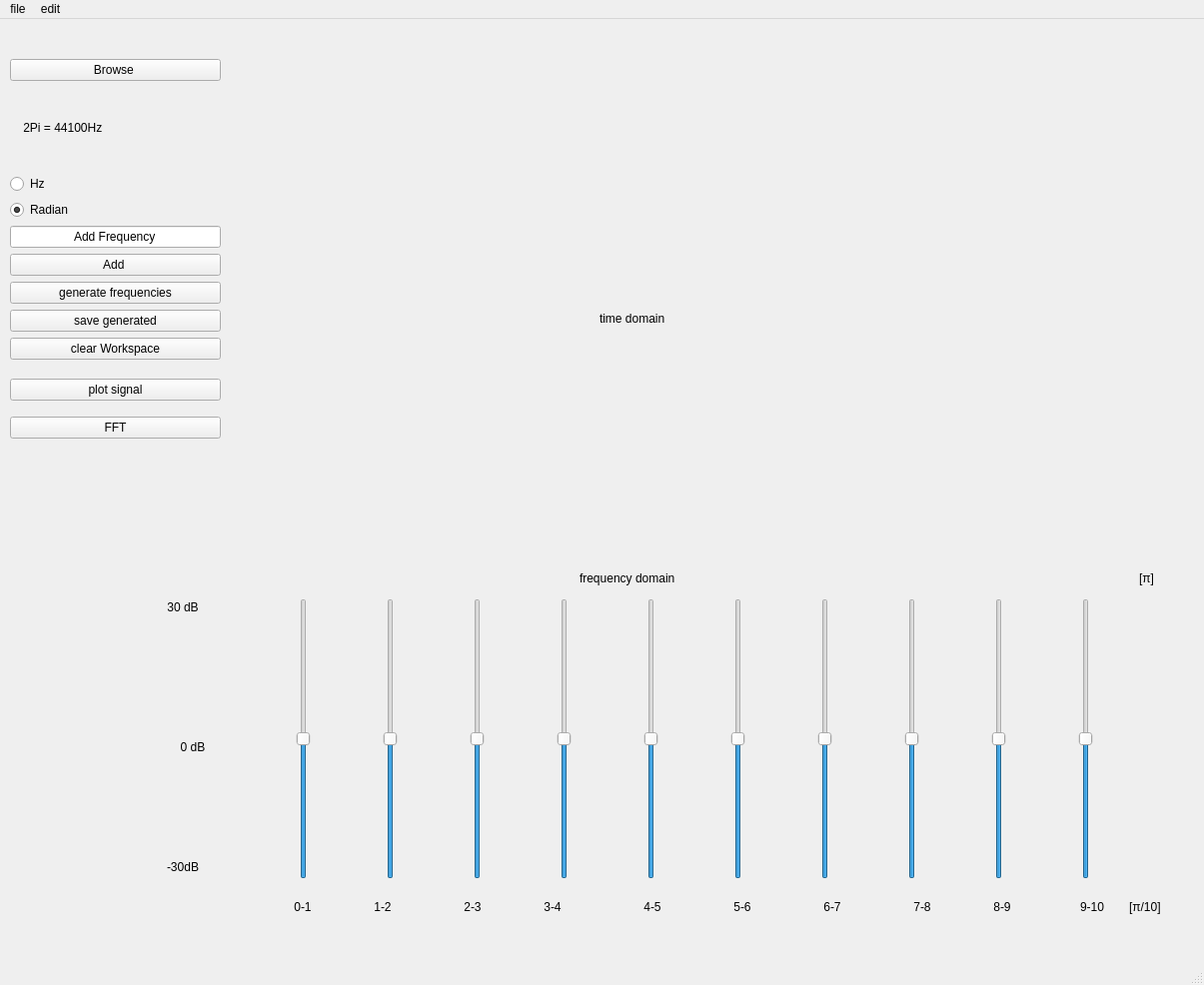
<?xml version="1.0" encoding="UTF-8"?>
<ui version="4.0">
 <class>MainWindow</class>
 <widget class="QMainWindow" name="MainWindow">
  <property name="geometry">
   <rect>
    <x>0</x>
    <y>0</y>
    <width>1205</width>
    <height>986</height>
   </rect>
  </property>
  <property name="windowTitle">
   <string>equalizer</string>
  </property>
  <widget class="QWidget" name="centralwidget">
   <widget class="QWidget" name="verticalLayoutWidget">
    <property name="geometry">
     <rect>
      <x>10</x>
      <y>40</y>
      <width>211</width>
      <height>301</height>
     </rect>
    </property>
    <layout class="QVBoxLayout" name="controlsLayout">
     <item>
      <widget class="QPushButton" name="browseBtn">
       <property name="text">
        <string>Browse </string>
       </property>
      </widget>
     </item>
     <item>
      <widget class="QLabel" name="label_17">
       <property name="text">
        <string>    2Pi = 44100Hz</string>
       </property>
      </widget>
     </item>
     <item>
      <widget class="QRadioButton" name="hzRadio">
       <property name="text">
        <string>Hz</string>
       </property>
       <property name="checked">
        <bool>false</bool>
       </property>
      </widget>
     </item>
     <item>
      <widget class="QRadioButton" name="radianRadio">
       <property name="text">
        <string>Radian</string>
       </property>
       <property name="checked">
        <bool>true</bool>
       </property>
      </widget>
     </item>
     <item>
      <widget class="QLineEdit" name="addFreqTxtBox">
       <property name="text">
        <string>Add Frequency</string>
       </property>
       <property name="alignment">
        <set>Qt::AlignCenter</set>
       </property>
      </widget>
     </item>
     <item>
      <widget class="QPushButton" name="AddFreqBtn">
       <property name="text">
        <string>Add </string>
       </property>
      </widget>
     </item>
     <item>
      <widget class="QPushButton" name="generateFreqBtn">
       <property name="text">
        <string>generate frequencies</string>
       </property>
      </widget>
     </item>
     <item>
      <widget class="QPushButton" name="saveBtn">
       <property name="text">
        <string>save generated</string>
       </property>
      </widget>
     </item>
     <item>
      <widget class="QPushButton" name="clearWorkspaceBtn">
       <property name="text">
        <string>clear Workspace</string>
       </property>
      </widget>
     </item>
    </layout>
   </widget>
   <widget class="QWidget" name="horizontalLayoutWidget_2">
    <property name="geometry">
     <rect>
      <x>230</x>
      <y>580</y>
      <width>931</width>
      <height>281</height>
     </rect>
    </property>
    <layout class="QHBoxLayout" name="horizontalLayout_2">
     <item>
      <widget class="QSlider" name="equalizerSlider1">
       <property name="maximum">
        <number>60</number>
       </property>
       <property name="pageStep">
        <number>60</number>
       </property>
       <property name="value">
        <number>30</number>
       </property>
       <property name="orientation">
        <enum>Qt::Vertical</enum>
       </property>
      </widget>
     </item>
     <item>
      <widget class="QSlider" name="equalizerSlider2">
       <property name="maximum">
        <number>60</number>
       </property>
       <property name="pageStep">
        <number>60</number>
       </property>
       <property name="value">
        <number>30</number>
       </property>
       <property name="orientation">
        <enum>Qt::Vertical</enum>
       </property>
      </widget>
     </item>
     <item>
      <widget class="QSlider" name="equalizerSlider3">
       <property name="maximum">
        <number>60</number>
       </property>
       <property name="pageStep">
        <number>60</number>
       </property>
       <property name="value">
        <number>30</number>
       </property>
       <property name="orientation">
        <enum>Qt::Vertical</enum>
       </property>
      </widget>
     </item>
     <item>
      <widget class="QSlider" name="equalizerSlider4">
       <property name="maximum">
        <number>60</number>
       </property>
       <property name="pageStep">
        <number>60</number>
       </property>
       <property name="value">
        <number>30</number>
       </property>
       <property name="orientation">
        <enum>Qt::Vertical</enum>
       </property>
      </widget>
     </item>
     <item>
      <widget class="QSlider" name="equalizerSlider5">
       <property name="maximum">
        <number>60</number>
       </property>
       <property name="pageStep">
        <number>60</number>
       </property>
       <property name="value">
        <number>30</number>
       </property>
       <property name="orientation">
        <enum>Qt::Vertical</enum>
       </property>
      </widget>
     </item>
     <item>
      <widget class="QSlider" name="equalizerSlider6">
       <property name="maximum">
        <number>60</number>
       </property>
       <property name="pageStep">
        <number>60</number>
       </property>
       <property name="value">
        <number>30</number>
       </property>
       <property name="orientation">
        <enum>Qt::Vertical</enum>
       </property>
      </widget>
     </item>
     <item>
      <widget class="QSlider" name="equalizerSlider7">
       <property name="maximum">
        <number>60</number>
       </property>
       <property name="pageStep">
        <number>60</number>
       </property>
       <property name="value">
        <number>30</number>
       </property>
       <property name="orientation">
        <enum>Qt::Vertical</enum>
       </property>
      </widget>
     </item>
     <item>
      <widget class="QSlider" name="equalizerSlider8">
       <property name="maximum">
        <number>60</number>
       </property>
       <property name="pageStep">
        <number>60</number>
       </property>
       <property name="value">
        <number>30</number>
       </property>
       <property name="orientation">
        <enum>Qt::Vertical</enum>
       </property>
      </widget>
     </item>
     <item>
      <widget class="QSlider" name="equalizerSlider9">
       <property name="maximum">
        <number>60</number>
       </property>
       <property name="pageStep">
        <number>60</number>
       </property>
       <property name="value">
        <number>30</number>
       </property>
       <property name="orientation">
        <enum>Qt::Vertical</enum>
       </property>
      </widget>
     </item>
     <item>
      <widget class="QSlider" name="equalizerSlider10">
       <property name="maximum">
        <number>60</number>
       </property>
       <property name="pageStep">
        <number>60</number>
       </property>
       <property name="value">
        <number>30</number>
       </property>
       <property name="orientation">
        <enum>Qt::Vertical</enum>
       </property>
      </widget>
     </item>
    </layout>
   </widget>
   <widget class="QLabel" name="label">
    <property name="geometry">
     <rect>
      <x>1130</x>
      <y>880</y>
      <width>66</width>
      <height>17</height>
     </rect>
    </property>
    <property name="text">
     <string>[π/10]</string>
    </property>
   </widget>
   <widget class="QLabel" name="label_2">
    <property name="geometry">
     <rect>
      <x>270</x>
      <y>880</y>
      <width>66</width>
      <height>17</height>
     </rect>
    </property>
    <property name="text">
     <string>0-1</string>
    </property>
    <property name="alignment">
     <set>Qt::AlignCenter</set>
    </property>
   </widget>
   <widget class="QLabel" name="label_3">
    <property name="geometry">
     <rect>
      <x>350</x>
      <y>880</y>
      <width>66</width>
      <height>17</height>
     </rect>
    </property>
    <property name="text">
     <string>1-2</string>
    </property>
    <property name="alignment">
     <set>Qt::AlignCenter</set>
    </property>
   </widget>
   <widget class="QLabel" name="label_4">
    <property name="geometry">
     <rect>
      <x>440</x>
      <y>880</y>
      <width>66</width>
      <height>17</height>
     </rect>
    </property>
    <property name="text">
     <string>2-3</string>
    </property>
    <property name="alignment">
     <set>Qt::AlignCenter</set>
    </property>
   </widget>
   <widget class="QLabel" name="label_5">
    <property name="geometry">
     <rect>
      <x>520</x>
      <y>880</y>
      <width>66</width>
      <height>17</height>
     </rect>
    </property>
    <property name="text">
     <string>3-4</string>
    </property>
    <property name="alignment">
     <set>Qt::AlignCenter</set>
    </property>
   </widget>
   <widget class="QLabel" name="label_6">
    <property name="geometry">
     <rect>
      <x>620</x>
      <y>880</y>
      <width>66</width>
      <height>17</height>
     </rect>
    </property>
    <property name="text">
     <string>4-5</string>
    </property>
    <property name="alignment">
     <set>Qt::AlignCenter</set>
    </property>
   </widget>
   <widget class="QLabel" name="label_7">
    <property name="geometry">
     <rect>
      <x>710</x>
      <y>880</y>
      <width>66</width>
      <height>17</height>
     </rect>
    </property>
    <property name="text">
     <string>5-6</string>
    </property>
    <property name="alignment">
     <set>Qt::AlignCenter</set>
    </property>
   </widget>
   <widget class="QLabel" name="label_8">
    <property name="geometry">
     <rect>
      <x>800</x>
      <y>880</y>
      <width>66</width>
      <height>17</height>
     </rect>
    </property>
    <property name="text">
     <string>6-7</string>
    </property>
    <property name="alignment">
     <set>Qt::AlignCenter</set>
    </property>
   </widget>
   <widget class="QLabel" name="label_9">
    <property name="geometry">
     <rect>
      <x>890</x>
      <y>880</y>
      <width>66</width>
      <height>17</height>
     </rect>
    </property>
    <property name="text">
     <string>7-8</string>
    </property>
    <property name="alignment">
     <set>Qt::AlignCenter</set>
    </property>
   </widget>
   <widget class="QLabel" name="label_10">
    <property name="geometry">
     <rect>
      <x>970</x>
      <y>880</y>
      <width>66</width>
      <height>17</height>
     </rect>
    </property>
    <property name="text">
     <string>8-9</string>
    </property>
    <property name="alignment">
     <set>Qt::AlignCenter</set>
    </property>
   </widget>
   <widget class="QLabel" name="label_11">
    <property name="geometry">
     <rect>
      <x>1060</x>
      <y>880</y>
      <width>66</width>
      <height>17</height>
     </rect>
    </property>
    <property name="text">
     <string>9-10</string>
    </property>
    <property name="alignment">
     <set>Qt::AlignCenter</set>
    </property>
   </widget>
   <widget class="QLabel" name="label_12">
    <property name="geometry">
     <rect>
      <x>600</x>
      <y>290</y>
      <width>121</width>
      <height>20</height>
     </rect>
    </property>
    <property name="text">
     <string>time domain</string>
    </property>
   </widget>
   <widget class="QLabel" name="label_13">
    <property name="geometry">
     <rect>
      <x>580</x>
      <y>550</y>
      <width>151</width>
      <height>20</height>
     </rect>
    </property>
    <property name="text">
     <string>frequency domain</string>
    </property>
   </widget>
   <widget class="QLabel" name="label_14">
    <property name="geometry">
     <rect>
      <x>160</x>
      <y>720</y>
      <width>66</width>
      <height>17</height>
     </rect>
    </property>
    <property name="text">
     <string>0 dB</string>
    </property>
    <property name="alignment">
     <set>Qt::AlignCenter</set>
    </property>
   </widget>
   <widget class="QLabel" name="label_15">
    <property name="geometry">
     <rect>
      <x>150</x>
      <y>580</y>
      <width>66</width>
      <height>17</height>
     </rect>
    </property>
    <property name="text">
     <string>30 dB</string>
    </property>
    <property name="alignment">
     <set>Qt::AlignCenter</set>
    </property>
   </widget>
   <widget class="QLabel" name="label_16">
    <property name="geometry">
     <rect>
      <x>150</x>
      <y>840</y>
      <width>66</width>
      <height>17</height>
     </rect>
    </property>
    <property name="text">
     <string>-30dB</string>
    </property>
    <property name="alignment">
     <set>Qt::AlignCenter</set>
    </property>
   </widget>
   <widget class="QWidget" name="verticalLayoutWidget_2">
    <property name="geometry">
     <rect>
      <x>230</x>
      <y>20</y>
      <width>941</width>
      <height>251</height>
     </rect>
    </property>
    <layout class="QVBoxLayout" name="signalPlotLayout"/>
   </widget>
   <widget class="QWidget" name="verticalLayoutWidget_3">
    <property name="geometry">
     <rect>
      <x>230</x>
      <y>310</y>
      <width>941</width>
      <height>241</height>
     </rect>
    </property>
    <layout class="QVBoxLayout" name="fourierPlotLayout"/>
   </widget>
   <widget class="QWidget" name="verticalLayoutWidget_4">
    <property name="geometry">
     <rect>
      <x>10</x>
      <y>350</y>
      <width>211</width>
      <height>80</height>
     </rect>
    </property>
    <layout class="QVBoxLayout" name="verticalLayout">
     <item>
      <widget class="QPushButton" name="plotSignalBtn">
       <property name="text">
        <string>plot signal</string>
       </property>
      </widget>
     </item>
     <item>
      <widget class="QPushButton" name="fftBtn">
       <property name="text">
        <string>FFT</string>
       </property>
      </widget>
     </item>
    </layout>
   </widget>
   <widget class="QLabel" name="label_18">
    <property name="geometry">
     <rect>
      <x>1140</x>
      <y>550</y>
      <width>75</width>
      <height>20</height>
     </rect>
    </property>
    <property name="text">
     <string>[π]</string>
    </property>
   </widget>
  </widget>
  <widget class="QMenuBar" name="menubar">
   <property name="geometry">
    <rect>
     <x>0</x>
     <y>0</y>
     <width>1205</width>
     <height>28</height>
    </rect>
   </property>
   <widget class="QMenu" name="menuNew">
    <property name="title">
     <string>file</string>
    </property>
    <addaction name="actionNew"/>
    <addaction name="actionOpen_filter"/>
    <addaction name="actionSave_filter"/>
    <addaction name="actionExit"/>
   </widget>
   <widget class="QMenu" name="menuEdit">
    <property name="title">
     <string>edit</string>
    </property>
    <addaction name="actionClear_workspace"/>
   </widget>
   <addaction name="menuNew"/>
   <addaction name="menuEdit"/>
  </widget>
  <widget class="QStatusBar" name="statusbar"/>
  <action name="actionNew">
   <property name="text">
    <string>new</string>
   </property>
  </action>
  <action name="actionOpen_filter">
   <property name="text">
    <string>choose filter</string>
   </property>
  </action>
  <action name="actionSave_filter">
   <property name="text">
    <string>save filter</string>
   </property>
  </action>
  <action name="actionExit">
   <property name="text">
    <string>exit</string>
   </property>
  </action>
  <action name="actionClear_workspace">
   <property name="text">
    <string>clear workspace</string>
   </property>
  </action>
 </widget>
 <resources/>
 <connections/>
</ui>
